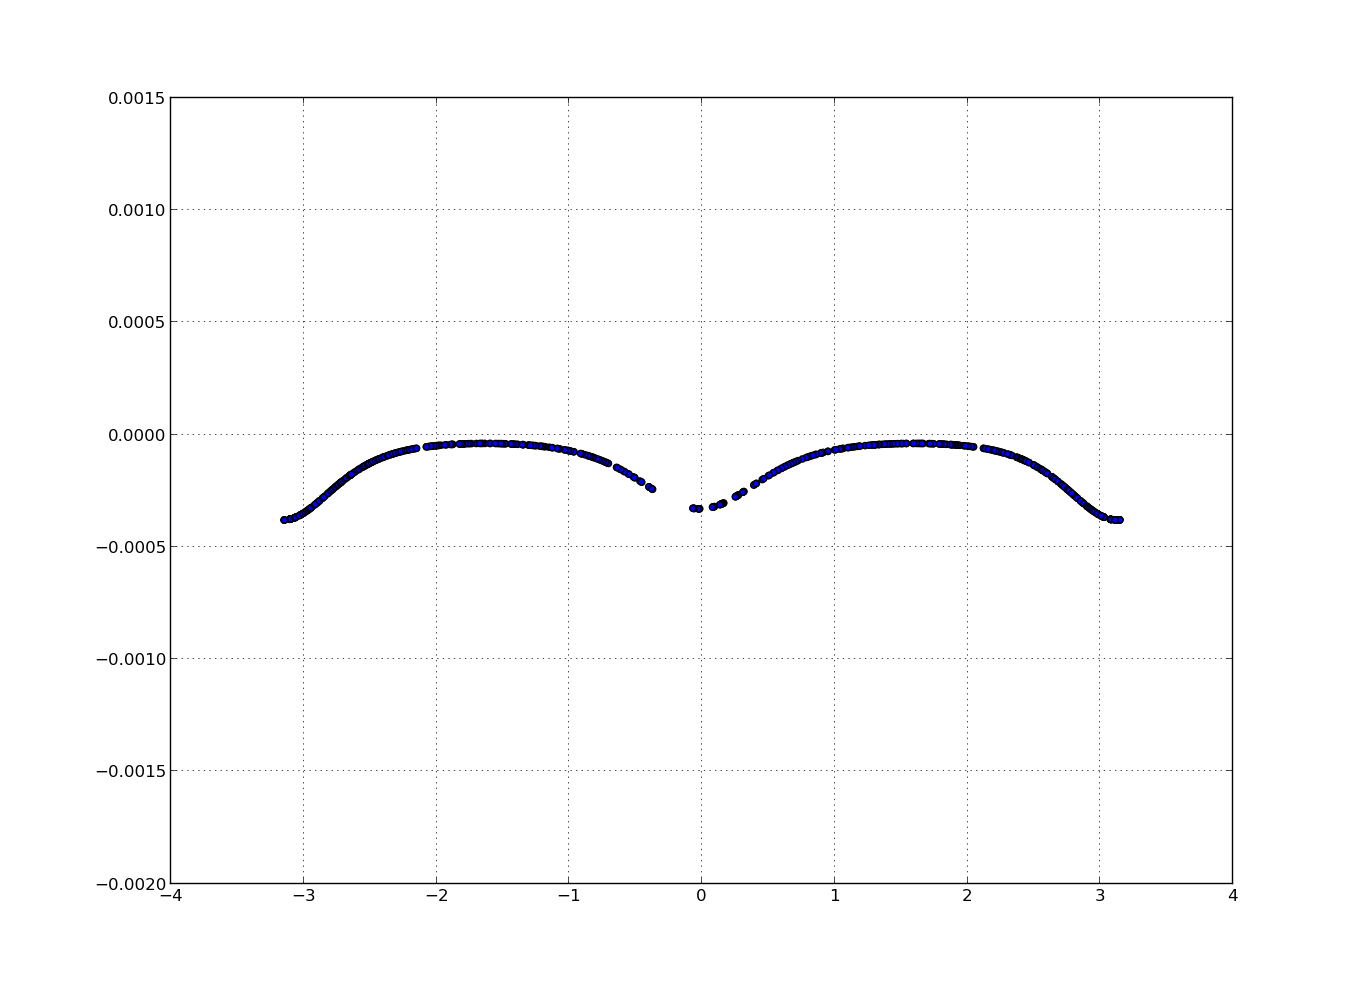

Recreate this plot in Python.
# Double pendulum formula translated from the C code at
# http://www.physics.usyd.edu.au/~wheat/dpend_html/solve_dpend.c

from numpy import array, zeros, eye, asarray, dot, rad2deg, deg2rad, linspace, sin, cos, pi, concatenate, dot
from numpy.linalg import inv
from matplotlib.pyplot import plot, xlabel, ylabel, legend, rcParams
from sympy import symbols, simplify, trigsimp, solve, asin, acos, lambdify
from sympy.physics.mechanics import dynamicsymbols, ReferenceFrame, Point, inertia, RigidBody, KanesMethod
from sympy.physics.vector import init_vprinting, vlatex
import numpy as np
import matplotlib.pyplot as plt
import matplotlib.pyplot as plt
from matplotlib.pyplot import plot, xlabel, ylabel, legend, rcParams
import matplotlib.animation as animation
from utils import det_controllable
import pickle
#from utils import controllable

init_vprinting()

inputA = open('double_block_linearized_A_full.pkl', 'rb')
inputB = open('double_block_linearized_B_full.pkl', 'rb')
inputa2 = open('double_block_angle_two.pkl','rb')

linearA = pickle.load(inputA)
linearB = pickle.load(inputB)
angle_2 = pickle.load(inputa2)
inputA.close()
inputB.close()
inputa2.close()

B = []

for b in linearB:
    B.append(b[:,1].reshape(4,1))
    

controllability_det = []

for a,b in zip(linearA,B):
    controllability_det.append(det_controllable(a,b))

fig = plt.figure()
plt.grid(True)
plt.scatter(angle_2, controllability_det)
plt.show()
